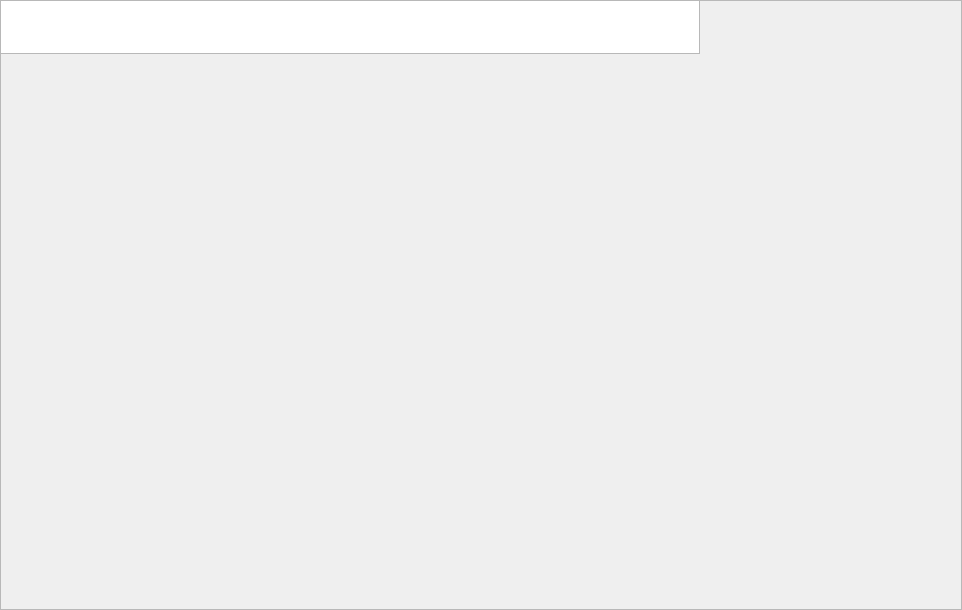
<?xml version="1.0" encoding="UTF-8"?>
<ui version="4.0">
 <class>TextureViewerWidget</class>
 <widget class="QWidget" name="TextureViewerWidget">
  <property name="geometry">
   <rect>
    <x>0</x>
    <y>0</y>
    <width>962</width>
    <height>610</height>
   </rect>
  </property>
  <property name="sizePolicy">
   <sizepolicy hsizetype="Expanding" vsizetype="Expanding">
    <horstretch>0</horstretch>
    <verstretch>0</verstretch>
   </sizepolicy>
  </property>
  <property name="windowTitle">
   <string>Form</string>
  </property>
  <layout class="QVBoxLayout" name="verticalLayout">
   <property name="spacing">
    <number>0</number>
   </property>
   <property name="leftMargin">
    <number>0</number>
   </property>
   <property name="topMargin">
    <number>0</number>
   </property>
   <property name="rightMargin">
    <number>0</number>
   </property>
   <property name="bottomMargin">
    <number>0</number>
   </property>
   <item>
    <widget class="QFrame" name="frame">
     <property name="frameShape">
      <enum>QFrame::StyledPanel</enum>
     </property>
     <property name="frameShadow">
      <enum>QFrame::Raised</enum>
     </property>
     <widget class="QTableView" name="textureDetailsTable">
      <property name="geometry">
       <rect>
        <x>0</x>
        <y>0</y>
        <width>700</width>
        <height>54</height>
       </rect>
      </property>
      <property name="sizePolicy">
       <sizepolicy hsizetype="Fixed" vsizetype="Fixed">
        <horstretch>0</horstretch>
        <verstretch>0</verstretch>
       </sizepolicy>
      </property>
      <property name="minimumSize">
       <size>
        <width>700</width>
        <height>0</height>
       </size>
      </property>
      <property name="maximumSize">
       <size>
        <width>701</width>
        <height>80</height>
       </size>
      </property>
      <property name="verticalScrollBarPolicy">
       <enum>Qt::ScrollBarAlwaysOff</enum>
      </property>
      <property name="horizontalScrollBarPolicy">
       <enum>Qt::ScrollBarAlwaysOff</enum>
      </property>
      <attribute name="verticalHeaderVisible">
       <bool>false</bool>
      </attribute>
     </widget>
    </widget>
   </item>
  </layout>
 </widget>
 <resources/>
 <connections/>
</ui>
